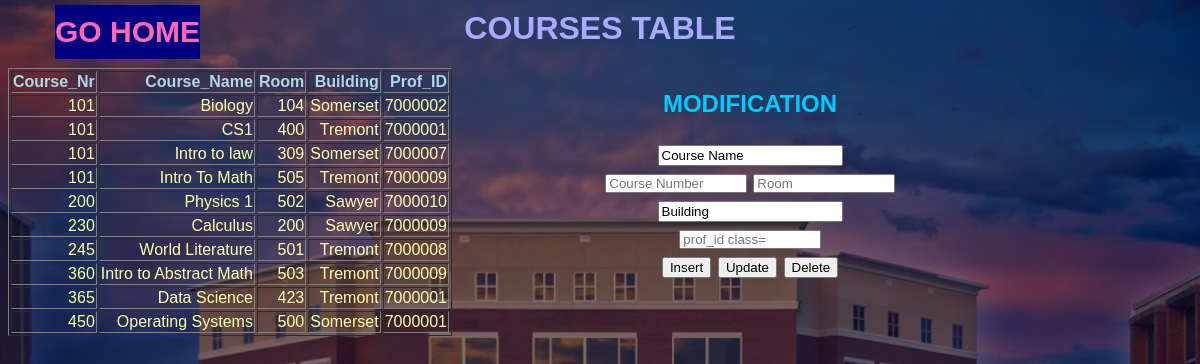
/courses.php, run on the app's committed database.
### tables this page shows
CREATE TABLE `courses` (
  `corse_nr` int(11) NOT NULL,
  `corse_name` varchar(300) NOT NULL,
  `room` varchar(300) DEFAULT NULL,
  `building` varchar(300) DEFAULT NULL,
  `prof_id` int(11) DEFAULT NULL
);

### courses.php (the view, shortened to what this page needs)
<?php
    include_once 'includes/dbh.inc.php';
    ?>
<!DOCTYPE html>
<html lang="en" dir="ltr">
  <head>
    <link rel="stylesheet" type="text/css" href="style.css">
<h1>Courses Table</h1>
  </head>
  <body>
    <div id="table" class="students">
      <table class="studtable sortable jquery-tablesorter" border="1" style="text-align:right;">
        <thead>
          <tr>
            <th class="headerSort headerSortUP" tabindex="0" role="columnheader button" title="Sort ascending">Course_Nr </th>
            <th class="headerSort" tabindex="0" role="columnheader button" title="Sort ascending">Course_Name</th>
            <th class="headerSort" tabindex="0" role="columnheader button" title="Sort ascending">Room</th>
            <th class="headerSort" tabindex="0" role="columnheader button" title="Sort ascending">Building</th>
            <th class="headerSort" tabindex="0" role="columnheader button" title="Sort ascending">Prof_ID</th>
          </tr>
        </thead>
        <tbody>
          <?php
          $sql ="SELECT * FROM courses;";
          $result = mysqli_query($conn,$sql);
          $resultCheck = mysqli_num_rows($result);
          if ($resultCheck > 0){
            while ($row =mysqli_fetch_assoc($result)){
              echo "<tr>";
              echo "<td>";
              echo $row['corse_nr'] ."<br>";
              echo "</td>";
              echo "<td>";
              echo $row['corse_name'] ."<br>";
              echo "</td>";
              echo "<td>";
              echo $row['room'] ."<br>";
              echo "</td>";
              echo "<td>";
              echo $row['building'] ."<br>";
              echo "</td>";
              echo "<td>";
              echo $row['prof_id'] ."<br>";
              echo "</td>";
          }
      }
      ?>
    </div>
    <div class="absolute">
      <form action="includes/cs.inc.php" method="POST">
        <h2>Modification<h2>
        <input type="text" name="cs_name" value="Course Name">
        <br>
        <input type="number" min=101 max=500 class="numb" name="cs_nr" placeholder="Course Number">
        <input type="number" min=100 max=600 class="numb" name="room" placeholder="Room">
        <br>
        <input type="text" name="building" value="Building">
        <input type="number" min=7000001 max=9999999 class="numb" name="prof_id" placeholder="prof_id class="numb"">
        <br>
        <button type=" submit" name='insert'>Insert</button>
        <button type=" submit" name='update'>Update</button>
        <button type=" submit" name='delete'>Delete</button>
      </form>
    </div>
  <a href="../php_thing" class='pos' >GO HOME</a>
  </body>
</html>

### style.css (style rules this page uses)
body { margin: 1000; padding: 0; text-align: center; background: linear-gradient(rgba(0,0,50,0.5),rgba(0,0,50,0.5)),url(library_0.jpg); background-size: cover; font-family: sans-serif; }
h1 { margin-top: 10px; color: #AAf; text-transform: uppercase; transition: all 4 ease-in-out; }
thead { margin-top: 10px; color: #add8e6; transition: all 4 ease-in-out; }
tbody { right: 30px; color: #ffa; transition: all 4 ease-in-out; }
h2 { margin-top: 10px; color: #0CF; text-transform: uppercase; transition: all 4 ease-in-out; }
a:link, a:visited { font-size: 30px; text-decoration: none; padding: 10px 0px; color: hotpink; font-weight: bold; background-color: #000080; }

### courses.php (style rules this page uses)
div.absolute { position: absolute; top: 80px; right: 300px; width: 300px; height: 300px; border: 0px solid #73AD21; }
input.numb { width: 10em; height: 1em; }
a.pos { position: absolute; top: 5px; right: 1000px; border: 0px solid #FFFF; }

### data on the page
courses: corse_nr "101", corse_name "Biology", room "104", building "Somerset", prof "7000002"
courses: corse_nr "101", corse_name "CS1", room "400", building "Tremont", prof "7000001"
courses: corse_nr "101", corse_name "Intro to law", room "309", building "Somerset", prof "7000007"
courses: corse_nr "101", corse_name "Intro To Math", room "505", building "Tremont", prof "7000009"
courses: corse_nr "200", corse_name "Physics 1", room "502", building "Sawyer", prof "7000010"
courses: corse_nr "230", corse_name "Calculus", room "200", building "Sawyer", prof "7000009"
courses: corse_nr "245", corse_name "World Literature", room "501", building "Tremont", prof "7000008"
courses: corse_nr "360", corse_name "Intro to Abstract Math", room "503", building "Tremont", prof "7000009"
courses: corse_nr "365", corse_name "Data Science", room "423", building "Tremont", prof "7000001"
courses: corse_nr "450", corse_name "Operating Systems", room "500", building "Somerset", prof "7000001"
